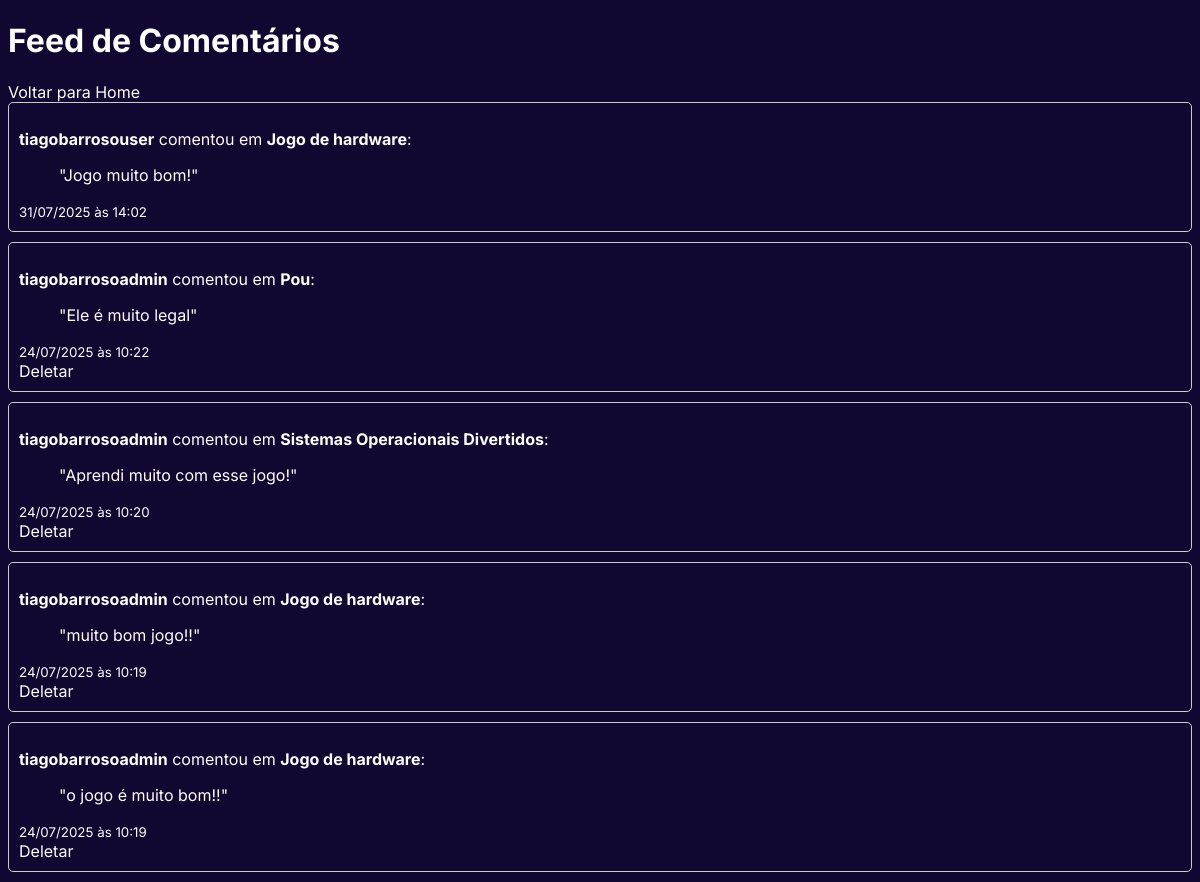
The app's page /comentarios/ (signed in), older data.
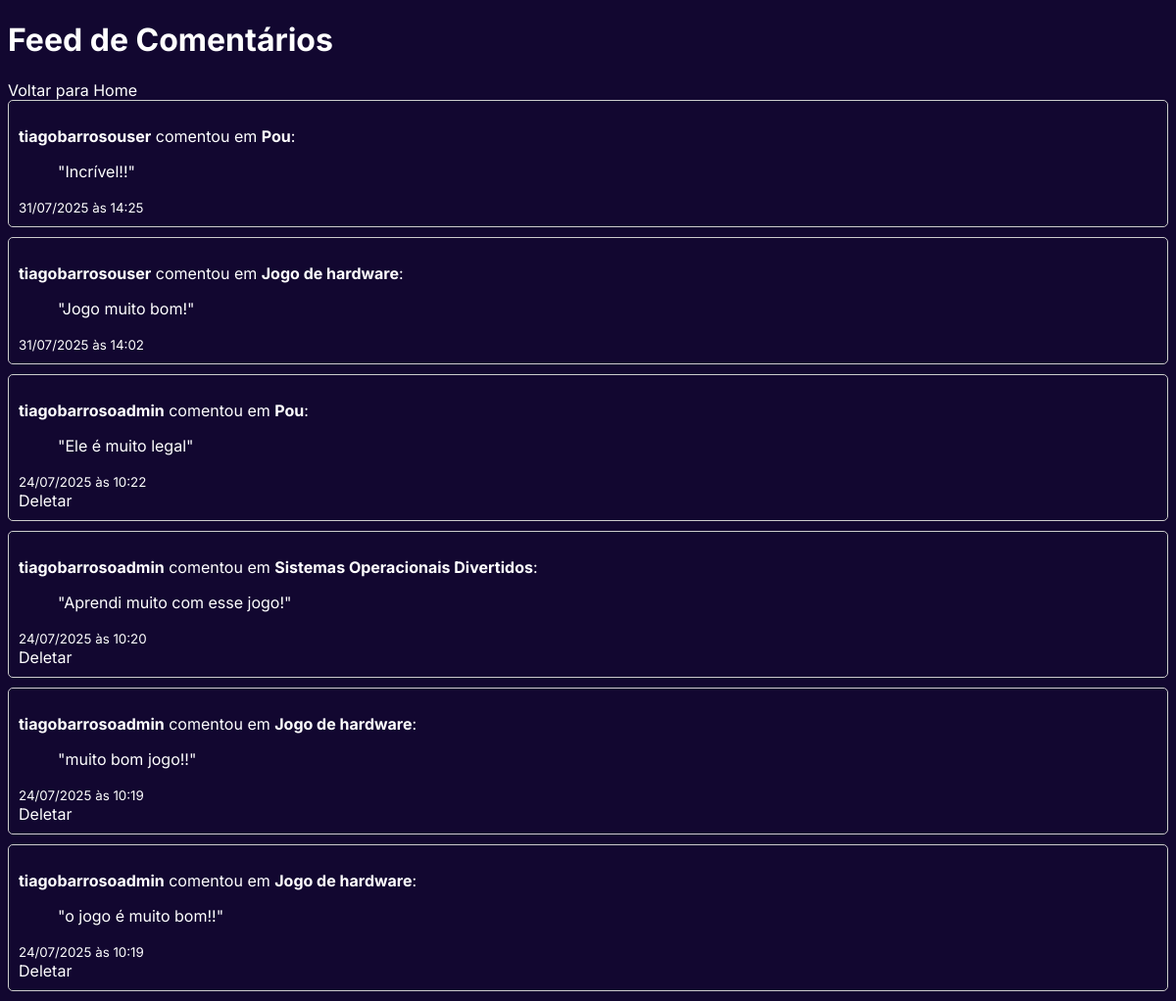
The same page, newer data.
### potplayapp/models.py (models this page shows, shortened)
class Comentario(models.Model):
    jogo = models.ForeignKey(Jogo, on_delete=models.CASCADE, related_name='comentarios')
    autor = models.ForeignKey(User, on_delete=models.CASCADE)
    texto = models.TextField(verbose_name="Seu comentário")
    data_criacao = models.DateTimeField(auto_now_add=True)

class Jogo(models.Model):
    STATUS_AVALIACAO = [
        ('Pendente', 'Pendente'),
        ('Aprovado', 'Aprovado'),
        ('Rejeitado', 'Rejeitado'),
    ]
    desenvolvedor = models.ForeignKey(User, on_delete=models.CASCADE, related_name="jogos_criados")
    categoria = models.ForeignKey(Categoria, on_delete=models.SET_NULL, null=True, blank=False)
    nome = models.CharField(max_length=255)
    descricao = models.TextField()
    arquivo_jogo = models.FileField(upload_to='arquivos_jogos/')
    data_submissao = models.DateTimeField(auto_now_add=True)
    data_atualizacao = models.DateTimeField(auto_now=True) # Atualiza automaticamente a cada edição
    status_avaliacao = models.CharField(
        max_length=10,
        choices=STATUS_AVALIACAO,
        default='Pendente'
    )

### potplayapp/views.py (the view)
# urls.py: path('comentarios/', views.todos_comentarios_view, name='todos_comentarios'),
@login_required
def todos_comentarios_view(request):
    comentarios = Comentario.objects.all().order_by('-data_criacao')
    return render(request, 'todos_comentarios.html', {'comentarios': comentarios})

### potplayapp/templates/todos_comentarios.html (shortened to what this page needs)
{% load static %}
<!DOCTYPE html>
<html lang="pt-br">
<head>
    <link rel="stylesheet" href="{% static 'potplayapp/css/global.css' %}">
</head>
<body>
<div class="container mt-5">
    <div class="d-flex justify-content-between align-items-center mb-4">
        <h1>Feed de Comentários</h1>
        <a href="{% url 'home' %}" class="btn btn-secondary">Voltar para Home</a>
    </div>
    <div>
        {% for comentario in comentarios %}
            <div class="comment-card">
                <div class="d-flex justify-content-between">
                    <div>
                        <p class="mb-1">
                            <strong>{{ comentario.autor.username }}</strong> comentou em <strong>{{ comentario.jogo.nome }}</strong>:
                        </p>
                        <blockquote class="mb-1">"{{ comentario.texto }}"</blockquote>
                        <small class="text-muted">{{ comentario.data_criacao|date:"d/m/Y à\s H:i" }}</small>
                    </div>
                    <div>
                        {% if comentario.autor == user %}
                            <a href="{% url 'deletar_comentario' comentario.id %}" class="btn btn-outline-danger btn-sm">Deletar</a>
                        {% endif %}
                    </div>
                </div>
            </div>
        {% empty %}
            <div class="alert alert-info" style="background-color: #07122F; border-color: #04184D; color: #FFFFFF;">
                Nenhum comentário foi feito na plataforma ainda.
            </div>
        {% endfor %}
    </div>
</div>
</body>
</html>

Row changes from the older to the newer data that the page shows:
added Comentario: autor.username "tiagobarrosouser", jogo.nome "Pou", texto "Incrível!!", data_criacao "31/07/2025 às 14:25"
